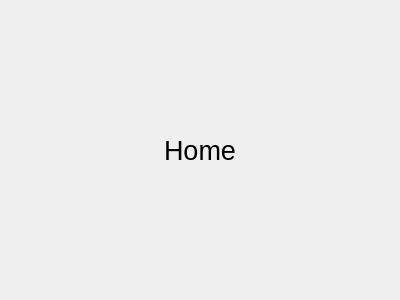
<?xml version="1.0" encoding="UTF-8"?>
<ui version="4.0">
 <class>Form</class>
 <widget class="QWidget" name="Form">
  <property name="geometry">
   <rect>
    <x>0</x>
    <y>0</y>
    <width>400</width>
    <height>300</height>
   </rect>
  </property>
  <property name="windowTitle">
   <string>Form</string>
  </property>
  <layout class="QVBoxLayout" name="verticalLayout">
   <item>
    <widget class="QLabel" name="label">
     <property name="styleSheet">
      <string notr="true">font-size: 20pt;</string>
     </property>
     <property name="text">
      <string>Home</string>
     </property>
     <property name="alignment">
      <set>Qt::AlignCenter</set>
     </property>
    </widget>
   </item>
  </layout>
 </widget>
 <resources/>
 <connections/>
</ui>
